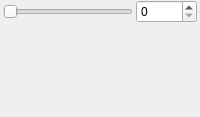
               <widget class="QWidget" name="pgHmTSmooth">
                <layout class="QVBoxLayout" name="verticalLayout_26">
                 <property name="spacing">
                  <number>3</number>
                 </property>
                 <property name="margin">
                  <number>0</number>
                 </property>
                 <item>
                  <layout class="QGridLayout" name="gridLayout_7">
                   <item row="0" column="0">
                    <widget class="QLabel" name="label_19">
                     <property name="text">
                      <string>&lt;!DOCTYPE HTML PUBLIC &quot;-//W3C//DTD HTML 4.0//EN&quot; &quot;http://www.w3.org/TR/REC-html40/strict.dtd&quot;&gt;
&lt;html&gt;&lt;head&gt;&lt;meta name=&quot;qrichtext&quot; content=&quot;1&quot; /&gt;&lt;style type=&quot;text/css&quot;&gt;
p, li { white-space: pre-wrap; }
&lt;/style&gt;&lt;/head&gt;&lt;body style=&quot; font-family:'MS Shell Dlg 2'; font-size:8.25pt; font-weight:400; font-style:normal;&quot;&gt;
&lt;p style=&quot; margin-top:0px; margin-bottom:0px; margin-left:0px; margin-right:0px; -qt-block-indent:0; text-indent:0px;&quot;&gt;&lt;img src=&quot;:/resources/RES/ffficons/arrow_in.png&quot; /&gt;&lt;/p&gt;&lt;/body&gt;&lt;/html&gt;</string>
                     </property>
                    </widget>
                   </item>
                   <item row="0" column="1">
                    <widget class="QSlider" name="HMTBrushSizeSlider_2">
                     <property name="maximum">
                      <number>100</number>
                     </property>
                     <property name="orientation">
                      <enum>Qt::Horizontal</enum>
                     </property>
                    </widget>
                   </item>
                   <item row="0" column="2">
                    <widget class="QDoubleSpinBox" name="doubleSpinBox_3">
                     <property name="decimals">
                      <number>0</number>
                     </property>
                     <property name="maximum">
                      <double>10000.000000000000000</double>
                     </property>
                    </widget>
                   </item>
                   <item row="0" column="3">
                    <widget class="QLabel" name="label_20">
                     <property name="text">
                      <string>&lt;!DOCTYPE HTML PUBLIC &quot;-//W3C//DTD HTML 4.0//EN&quot; &quot;http://www.w3.org/TR/REC-html40/strict.dtd&quot;&gt;
&lt;html&gt;&lt;head&gt;&lt;meta name=&quot;qrichtext&quot; content=&quot;1&quot; /&gt;&lt;style type=&quot;text/css&quot;&gt;
p, li { white-space: pre-wrap; }
&lt;/style&gt;&lt;/head&gt;&lt;body style=&quot; font-family:'MS Shell Dlg 2'; font-size:8.25pt; font-weight:400; font-style:normal;&quot;&gt;
&lt;p style=&quot; margin-top:0px; margin-bottom:0px; margin-left:0px; margin-right:0px; -qt-block-indent:0; text-indent:0px;&quot;&gt;&lt;img src=&quot;:/resources/RES/ffficons/arrow_out.png&quot; /&gt;&lt;/p&gt;&lt;/body&gt;&lt;/html&gt;</string>
                     </property>
                    </widget>
                   </item>
                  </layout>
                 </item>
                 <item>
                  <spacer name="verticalSpacer_7">
                   <property name="orientation">
                    <enum>Qt::Vertical</enum>
                   </property>
                   <property name="sizeHint" stdset="0">
                    <size>
                     <width>20</width>
                     <height>94</height>
                    </size>
                   </property>
                  </spacer>
                 </item>
                </layout>
               </widget>
